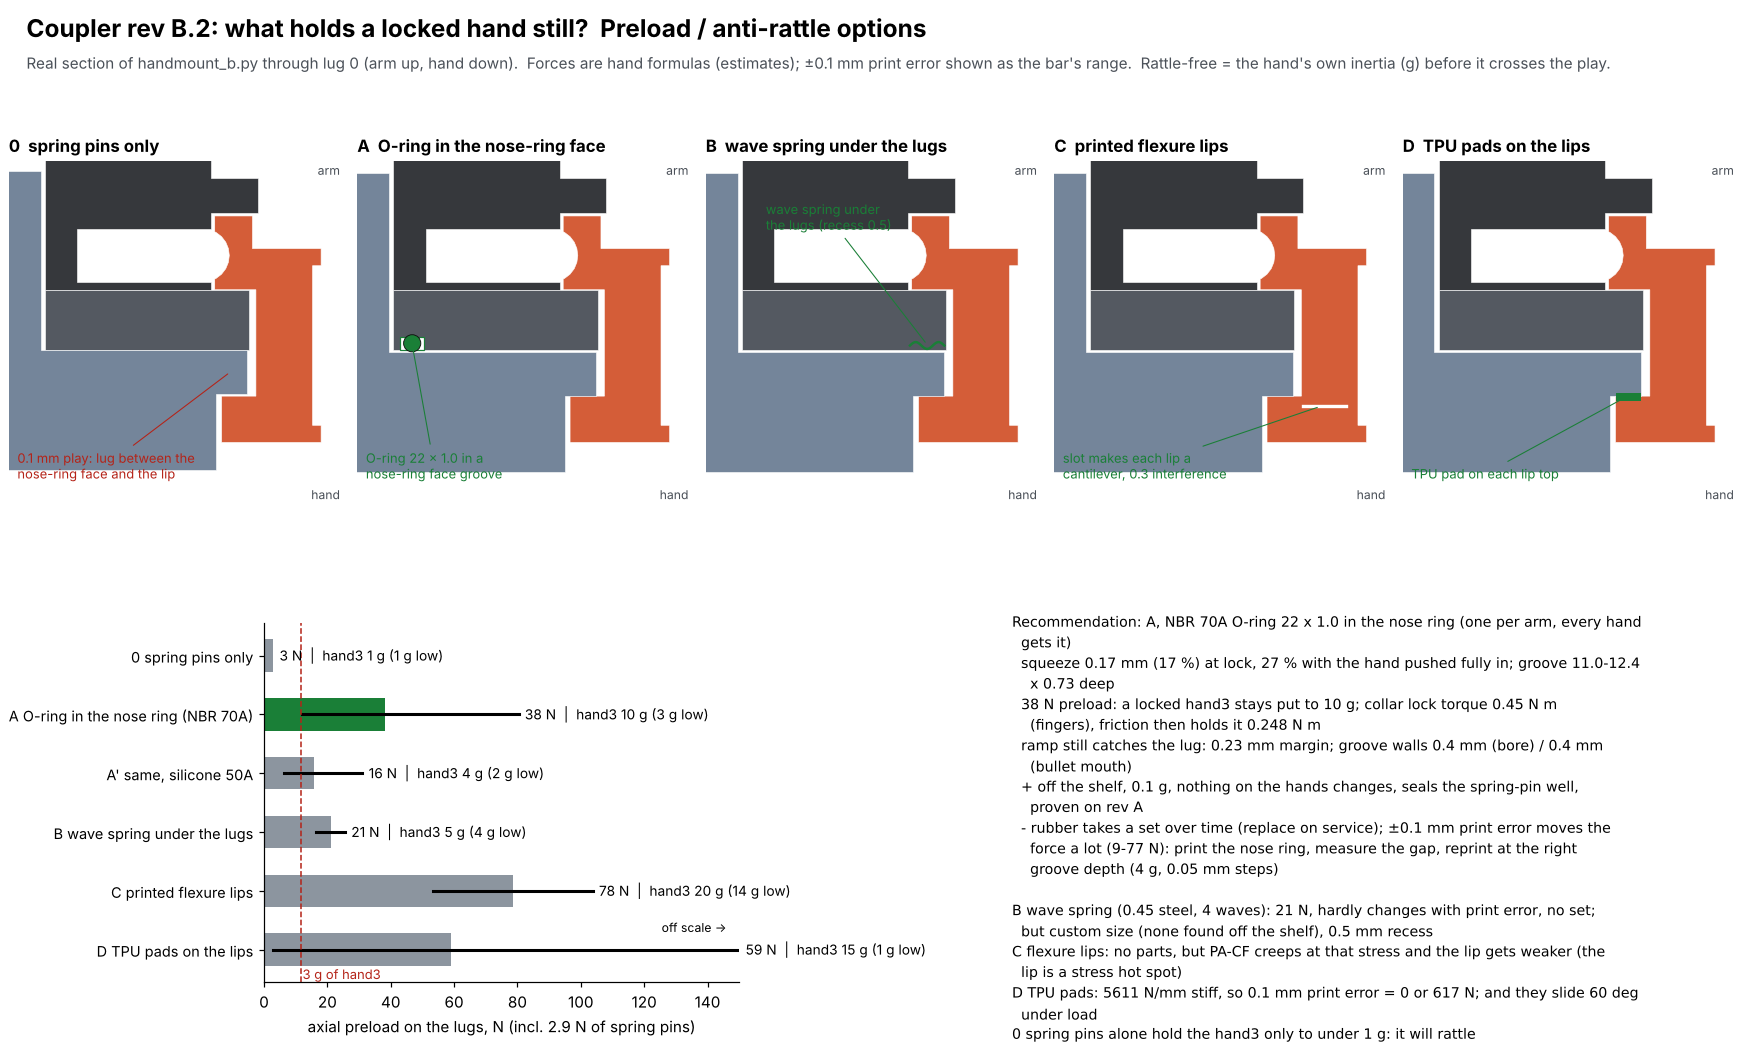

This figure's Python source:
"""Coupler rev B.2: design study for the axial preload (anti-rattle) element (2026-11-18).  No CAD change: sketches on
the real section of handmount_b.py, numbers by hand formula (estimates).  python3 coupler_preload_study.py ->
coupler_preload_study.png, coupler_preload_study.json

Problem: a locked hand has 0.1 mm axial play (lug between the nose-ring face and the collar lip) and nothing pushes it
one way; only the 5 spring pins push the hand out, about 2.9 N (Mill-Max 0906: 60 g each at the 0.71 mm working stroke).
Every load reversal along the tip axis (arm swings, wheel bumps, rotor spool-up / -down) knocks the hand across the gap.

Options (all keep the rev B.2 lugs, lips, ramp and bullets):
  0  nothing: spring pins only
  A  face O-ring in a groove in the NOSE-RING face, pressing on the hand base's flange top inside the bullets
     (one ring per arm, every hand benefits; also a dust seal round the spring pins).  As rev A did on the hand side.
  B  thin wave spring (steel) under the three lugs, between the lug tops and the nose ring; nose ring recessed for it
  C  printed flexure lips: each collar lip segment is a cantilever with 0.3 mm interference on the lug
  D  TPU 95A pads glued on the lip tops (0.6 mm, 0.2 mm interference)
"""
import json
import numpy as np
import matplotlib
matplotlib.use("Agg")
import matplotlib.pyplot as plt
from matplotlib.patches import Circle, Rectangle, Polygon
import manifold3d as mf
import handmount_b as HB

P = HB.P
G = 9.81
M_HAND = dict(hand3=0.3964, wheel=0.289 + 0.012)     # kg (hand3-final.md; wheelhand.json total + hand-side screws, est.)
POGO = 5 * 0.060 * G                                  # N, spring pins at working stroke
MU = 0.30                                             # PA-CF on PA-CF, dry (est.)
R_LIP = (P["lip_r0"] + P["lug_r1"]) / 2               # mm, mean radius of the lug-on-lip contact
TAN_RAMP = P["ramp"] / (R_LIP * np.radians(P["ramp_deg"]))
GAP = P["ax_clr"]                                     # 0.1 mm play at lock
TOL = 0.10                                            # mm, print / stack tolerance on the squeeze or interference (est.)

# ---- A: face O-ring in the nose ring (arm side).  Free annulus on the nose-ring face: bore r 10.6 .. female-bullet mouth
# r 15.4 - 2.6 = 12.8 (screw counterbores start at 13.9).  Groove 11.0 .. 12.4 (0.4 mm walls each side), O-ring 22 x 1.0.
# Groove depth is picked so the NBR ring gives about F_TARGET at lock (see pick_depth()).
ORING = dict(ID=22.0, cs=1.0, groove=(11.0, 12.4), depth=0.70, mats=dict(silicone_50A=2.0, NBR_70A=5.5))   # E in MPa (est.)
F_TARGET = 35.0


def lindley(E, d, eps):
    """Face-compressed O-ring, force per unit length (N/mm), Lindley's formula (eps = squeeze / cs)."""
    eps = np.clip(eps, 0, None)
    return E * d * (1.25 * eps ** 1.5 + 50 * eps ** 6)


def oring_force(E, squeeze):
    rc = (ORING["ID"] + ORING["cs"]) / 2
    return lindley(E, ORING["cs"], squeeze / ORING["cs"]) * 2 * np.pi * rc


def pick_depth():
    best = min(np.arange(0.60, 0.851, 0.01), key=lambda d: abs(oring_force(ORING["mats"]["NBR_70A"], ORING["cs"] - d - GAP) - F_TARGET))
    ORING["depth"] = round(float(best), 2)


def option_A():
    pick_depth()
    sq = ORING["cs"] - ORING["depth"] - GAP                       # squeeze at lock (hand pushed out onto the lips)
    out = dict(squeeze_mm=round(sq, 2), squeeze_pct=round(100 * sq / ORING["cs"]), squeeze_full_in_pct=round(100 * (sq + GAP) / ORING["cs"]))
    for m, E in ORING["mats"].items():
        out[m] = dict(F=round(float(oring_force(E, sq)), 1), F_lo=round(float(oring_force(E, sq - TOL)), 1), F_hi=round(float(oring_force(E, sq + TOL)), 1))
    free = ORING["cs"] - ORING["depth"]                           # hand rests on the free ring before the collar turns
    out["lug_vs_ramp_capture_mm"] = round(P["ramp"] - (free - GAP), 2)   # > 0: the ramp's low end still catches the lug
    out["groove_wall_to_bore_mm"] = round(ORING["groove"][0] - P["r_bore"], 2)
    out["groove_wall_to_bullet_mm"] = round(P["r_bullet"] - (P["pin_d"] / 2 + 0.6) - ORING["groove"][1], 2)
    return out


# ---- B: wave spring under the lugs (single-turn, crest-to-crest style), r 20.4 .. 22.4, working height 0.5 mm
WAVE = dict(ID=40.8, OD=44.8, t=0.45, waves=4, h_free=0.9, h_work=0.5, E=200e3)


def option_B():
    # single-turn wave spring rate (Smalley design formula): k = E b t^3 N^4 / (2.4 D^3) * (ID/OD); est.
    b = (WAVE["OD"] - WAVE["ID"]) / 2; Dm = (WAVE["OD"] + WAVE["ID"]) / 2; N = WAVE["waves"]
    k = WAVE["E"] * b * WAVE["t"] ** 3 * N ** 4 / (2.4 * Dm ** 3) * (WAVE["ID"] / WAVE["OD"])
    defl = WAVE["h_free"] - WAVE["h_work"]
    stress = 3 * np.pi * k * defl * Dm / (4 * b * WAVE["t"] ** 2 * N ** 2)     # MPa, Smalley single-turn formula
    return dict(rate_N_per_mm=round(k, 1), stress_MPa=round(stress), F=round(k * defl, 1), F_lo=round(k * (defl - TOL), 1), F_hi=round(k * (defl + TOL), 1),
                nose_ring_recess_mm=WAVE["h_work"], source="custom size (no catalogue part found at 40.8 x 44.8; est.)")


# ---- C: printed flexure lip (cantilever, PA-CF), interference 0.3 mm
def option_C(interf=0.30, L=6.0, t=1.2, w=12.0, E=3500.0):
    k = 3 * E * (w * t ** 3 / 12) / L ** 3                        # N/mm per lip segment, cantilever tip
    F = 3 * k * interf
    s = 6 * (k * interf) * L / (w * t ** 2)
    return dict(F=round(F, 1), F_lo=round(3 * k * (interf - TOL), 1), F_hi=round(3 * k * (interf + TOL), 1), root_stress_MPa=round(s, 1),
                creep="PA-CF under a steady 40-50 % of its yield: relaxes noticeably over weeks (est.)")


# ---- D: TPU pads on the lip tops, 0.6 mm thick, 0.2 mm interference
def option_D(t=0.6, interf=0.01, E=30.0):
    A = 3 * np.radians(120 - P["gap_w"]) * R_LIP * (P["lug_r1"] - P["lip_r0"])   # mm^2, pad area under the lugs
    k = E * A / t
    return dict(F=round(k * interf, 1), F_lo=round(k * max(interf - TOL, 0), 1), F_hi=round(k * (interf + TOL), 1), rate_N_per_mm=round(k),
                wear="pads slide 60 deg under the lugs on every lock, under load")


def torques(F):
    """Collar torque to draw the hand in over the ramp against F, and friction torque that then holds the collar (N m)."""
    r = R_LIP * 1e-3
    lock = F * r * (TAN_RAMP + MU) / (1 - MU * TAN_RAMP) + 0.08          # + the ball detent click (0.08 N m)
    hold = F * r * MU                                                       # on the flat seat
    return round(lock, 2), round(hold, 3)


def summary():
    A = option_A(); B = option_B(); Cc = option_C(); D = option_D()
    rows = {"0 spring pins only": dict(F=round(POGO, 1), F_lo=round(POGO, 1), F_hi=round(POGO, 1), parts=0, mass_g=0.0, per="-",
                                       creep="none", note="already there")}
    rows["A O-ring in the nose ring (NBR 70A)"] = dict(**{k: A["NBR_70A"][k] for k in ("F", "F_lo", "F_hi")}, parts=1, mass_g=0.1, per="arm",
                                                      creep="NBR compression set ~15-25 %/yr (est.); replace on service", note="O-ring 22 x 1.0, off the shelf; seals the pin well")
    rows["A' same, silicone 50A"] = dict(**{k: A["silicone_50A"][k] for k in ("F", "F_lo", "F_hi")}, parts=1, mass_g=0.1, per="arm", creep="low", note="softer: less tolerance-sensitive, less preload")
    rows["B wave spring under the lugs"] = dict(F=B["F"], F_lo=B["F_lo"], F_hi=B["F_hi"], parts=1, mass_g=0.6, per="arm", creep="none (steel)", note=B["source"])
    rows["C printed flexure lips"] = dict(F=Cc["F"], F_lo=Cc["F_lo"], F_hi=Cc["F_hi"], parts=0, mass_g=0.0, per="-", creep=Cc["creep"], note=f"root stress {Cc['root_stress_MPa']} MPa")
    rows["D TPU pads on the lips"] = dict(F=D["F"], F_lo=D["F_lo"], F_hi=D["F_hi"], parts=3, mass_g=0.1, per="arm", creep="TPU set + wear", note=D["wear"] + f"; {D['rate_N_per_mm']} N/mm: 0.01 mm sets the force")
    for k, r in rows.items():
        F = r["F"] + (0 if k.startswith("0") else POGO)
        r["F_total"] = round(F, 1)
        r["rattle_free_g"] = {h: round(F / (m * G), 1) for h, m in M_HAND.items()}
        r["rattle_free_g_lo"] = {h: round((r["F_lo"] + (0 if k.startswith("0") else POGO)) / (m * G), 1) for h, m in M_HAND.items()}
        r["lock_torque_Nm"], r["hold_torque_Nm"] = torques(F)
    return dict(rows=rows, A_detail=A, B_detail=B, C_detail=Cc, D_detail=D, pogo_N=round(POGO, 2), tan_ramp=round(TAN_RAMP, 3), mu=MU, tol_mm=TOL)


# ------------------------------------------------------------------ figure
def section(m, flip=True):
    """Polygons of the solid cut by the plane y = 0 (x, z)."""
    cs = m.rotate([90, 0, 0]).slice(0.0)
    out = []
    for poly in cs.to_polygons():
        p = np.asarray(poly); out.append(np.c_[p[:, 0], -p[:, 1]] if flip else p)
    return out


COL = dict(socket="#2b2d31", nose="#4b5058", collar="#d2542d", hand="#6d7f95", bullet="#c9a227", new="#1a7f37", ring="#111")


def draw_section(ax, opt):
    parts = [(HB.arm_socket(), COL["socket"]), (HB.nose_ring(), COL["nose"]), (HB.collar(0), COL["collar"]),
             (HB.hand_base().translate([0, 0, -GAP if opt in ("A", "B", "C", "D") else 0.0]), COL["hand"])]
    for m, c in parts:
        for p in section(m):
            ax.add_patch(Polygon(p, closed=True, fc=c, ec="white", lw=0.4, alpha=0.95))
    z0, z1 = P["lug_z"]
    if opt == "A":
        r0, r1 = ORING["groove"]; rc = (r0 + r1) / 2; d = ORING["depth"]
        for s in (-1, 1):
            ax.add_patch(Rectangle((s * rc - (r1 - r0) / 2 if s > 0 else -r1, 0), r1 - r0, d, fc="white", ec=COL["new"], lw=0.8))
            ax.add_patch(Circle((s * rc, d - ORING["cs"] / 2 + 0.15), ORING["cs"] / 2, fc=COL["new"], ec=COL["ring"], lw=0.6))
        ax.annotate("O-ring 22 x 1.0 in a\nnose-ring face groove", (rc, 0.3), (9, -7.5), fontsize=8.5, color=COL["new"], arrowprops=dict(arrowstyle="-", color=COL["new"], lw=0.7))
    if opt == "B":
        for s in (-1, 1):
            xs = np.linspace(P["lug_r"][0], P["lug_r"][1], 30)
            ax.plot(s * xs, 0.25 + 0.2 * np.sin(np.linspace(0, 3 * np.pi, 30)), color=COL["new"], lw=1.6)
        ax.annotate("wave spring under\nthe lugs (recess 0.5)", (21.4, 0.3), (12, 7), fontsize=8.5, color=COL["new"], arrowprops=dict(arrowstyle="-", color=COL["new"], lw=0.7))
    if opt == "C":
        for s in (-1, 1):
            ax.plot([s * 23.0, s * 25.5], [P["lip_z"][1] - 0.6] * 2, color="white", lw=2.2)
        ax.annotate("slot makes each lip a\ncantilever, 0.3 interference", (24, P["lip_z"][1] - 0.6), (9, -7.5), fontsize=8.5, color=COL["new"], arrowprops=dict(arrowstyle="-", color=COL["new"], lw=0.7))
    if opt == "D":
        for s in (-1, 1):
            ax.add_patch(Rectangle((s * P["lip_r0"] if s > 0 else -P["lug_r1"], P["lip_z"][1] - 0.3), P["lug_r1"] - P["lip_r0"], 0.5, fc=COL["new"], ec="none"))
        ax.annotate("TPU pad on each lip top", (21.6, P["lip_z"][1]), (9, -7.5), fontsize=8.5, color=COL["new"], arrowprops=dict(arrowstyle="-", color=COL["new"], lw=0.7))
    if opt == "0":
        ax.annotate("0.1 mm play: lug between the\nnose-ring face and the lip", (21.4, -1.3), (9, -7.5), fontsize=8.5, color="#b42318", arrowprops=dict(arrowstyle="-", color="#b42318", lw=0.7))
    ax.set_xlim(8.5, 28.5); ax.set_ylim(-9, 11); ax.set_aspect("equal"); ax.axis("off")
    for zz, lab in ((0.0, "z 0 mouth"), (P["lip_z"][1], "lip top")):
        pass
    ax.text(27.8, 10.2, "arm", fontsize=8, ha="right", color="#4a5058"); ax.text(27.8, -8.7, "hand", fontsize=8, ha="right", color="#4a5058")


def main():
    S = summary(); rows = S["rows"]
    fig = plt.figure(figsize=(16, 9.6), facecolor="white")
    fig.text(0.015, 0.965, "Coupler rev B.2: what holds a locked hand still?  Preload / anti-rattle options", fontsize=16, fontweight="bold")
    fig.text(0.015, 0.935, "Real section of handmount_b.py through lug 0 (arm up, hand down).  Forces are hand formulas (estimates); "
             f"±{TOL} mm print error shown as the bar's range.  Rattle-free = the hand's own inertia (g) before it crosses the play.", fontsize=10, color="#4a5058")
    keys = ["0", "A", "B", "C", "D"]
    titles = ["0  spring pins only", "A  O-ring in the nose-ring face", "B  wave spring under the lugs", "C  printed flexure lips", "D  TPU pads on the lips"]
    for i, (k, t) in enumerate(zip(keys, titles)):
        ax = fig.add_axes([0.005 + 0.198 * i, 0.47, 0.195, 0.43]); draw_section(ax, k); ax.set_title(t, fontsize=11, fontweight="bold", loc="left")
    # forces
    ax = fig.add_axes([0.15, 0.07, 0.27, 0.34])
    names = list(rows); y = np.arange(len(names))[::-1]
    for yi, n in zip(y, names):
        r = rows[n]; base = 0 if n.startswith("0") else S["pogo_N"]
        if r["F_hi"] + base > 150: ax.text(146, yi + 0.3, "off scale ->", fontsize=8, ha="right")
        ax.barh(yi, min(r["F_total"], 150), color="#1a7f37" if n.startswith("A ") else "#8c959f", height=0.55)
        ax.plot([r["F_lo"] + base, min(r["F_hi"] + base, 150)], [yi, yi], color="black", lw=2)
        ax.text(min(max(r["F_hi"] + base, r["F_total"]) + 2, 152), yi, f"{r['F_total']:.0f} N  |  hand3 {r['rattle_free_g']['hand3']:.0f} g ({r['rattle_free_g_lo']['hand3']:.0f} g low)", va="center", fontsize=9)
    ax.set_yticks(y); ax.set_yticklabels(names, fontsize=9.5); ax.set_xlabel("axial preload on the lugs, N (incl. 2.9 N of spring pins)")
    ax.axvline(M_HAND["hand3"] * G * 3, color="#b42318", ls="--", lw=1); ax.text(M_HAND["hand3"] * G * 3 + 0.5, y[-1] - 0.5, "3 g of hand3", color="#b42318", fontsize=8.5)
    ax.set_xlim(0, 150)
    for s in ("top", "right"): ax.spines[s].set_visible(False)
    # table of trade-offs
    A = S["A_detail"]
    lines = ["Recommendation: A, NBR 70A O-ring 22 x 1.0 in the nose ring (one per arm, every hand gets it)",
             f"  squeeze {A['squeeze_mm']} mm ({A['squeeze_pct']} %) at lock, {A['squeeze_full_in_pct']} % with the hand pushed fully in; groove 11.0-12.4 x {ORING['depth']} deep",
             f"  {rows['A O-ring in the nose ring (NBR 70A)']['F_total']:.0f} N preload: a locked hand3 stays put to {rows['A O-ring in the nose ring (NBR 70A)']['rattle_free_g']['hand3']:.0f} g; collar lock torque "
             f"{rows['A O-ring in the nose ring (NBR 70A)']['lock_torque_Nm']} N m (fingers), friction then holds it {rows['A O-ring in the nose ring (NBR 70A)']['hold_torque_Nm']} N m",
             f"  ramp still catches the lug: {A['lug_vs_ramp_capture_mm']} mm margin; groove walls {A['groove_wall_to_bore_mm']} mm (bore) / {A['groove_wall_to_bullet_mm']} mm (bullet mouth)",
             "  + off the shelf, 0.1 g, nothing on the hands changes, seals the spring-pin well, proven on rev A",
             "  - rubber takes a set over time (replace on service); ±0.1 mm print error moves the force a lot (9-77 N): print the nose ring, measure the gap, reprint at the right groove depth (4 g, 0.05 mm steps)",
             "",
             f"B wave spring (0.45 steel, 4 waves): {rows['B wave spring under the lugs']['F_total']:.0f} N, hardly changes with print error, no set; but custom size (none found off the shelf), 0.5 mm recess",
             "C flexure lips: no parts, but PA-CF creeps at that stress and the lip gets weaker (the lip is a stress hot spot)",
             f"D TPU pads: {S['D_detail']['rate_N_per_mm']} N/mm stiff, so 0.1 mm print error = 0 or {S['D_detail']['F_hi']:.0f} N; and they slide 60 deg under load",
             "0 spring pins alone hold the hand3 only to under 1 g: it will rattle"]
    import textwrap
    wrapped = []
    for l in lines:
        ind = len(l) - len(l.lstrip())
        wrapped += textwrap.wrap(l, 86, subsequent_indent=" " * (ind + 2)) or [""]
    fig.text(0.575, 0.42, "\n".join(wrapped), fontsize=9.3, va="top", family="DejaVu Sans", linespacing=1.45)
    fig.savefig("coupler_preload_study.png", dpi=110)
    json.dump(S, open("coupler_preload_study.json", "w"), indent=1, default=float)
    for k, r in rows.items(): print(f"{k:40s}", {kk: r[kk] for kk in ("F_total", "F_lo", "F_hi", "rattle_free_g", "lock_torque_Nm", "hold_torque_Nm")})
    print("A", S["A_detail"]); print("B", S["B_detail"]); print("C", S["C_detail"]); print("D", S["D_detail"])


if __name__ == "__main__":
    main()
